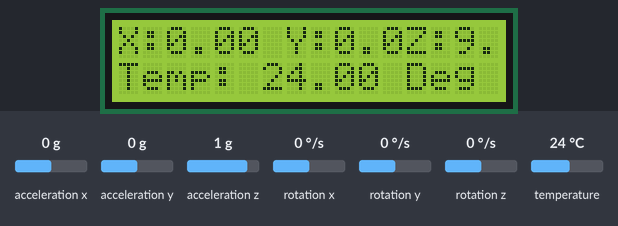
Simulated run of this sketch. Board: Arduino Leonardo, built with avr-gcc and run on an emulated ATmega32U4. Parts: 16×2 character LCD. The test bench sets the inputs (shaded band); at power-on: acceleration x 0 g, acceleration y 0 g, acceleration z 1 g, temperature 24 °C, rotation x 0 °/s, rotation y 0 °/s, rotation z 0 °/s. What the sketch prints to the serial monitor is not drawn.

Above: at 1.3 s.
1.4 s: acceleration x set to -1.4 g
At 3.9 s:
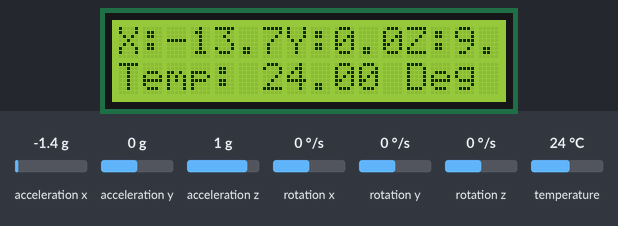
4.3 s: acceleration y set to -1.4 g
At 5.8 s:
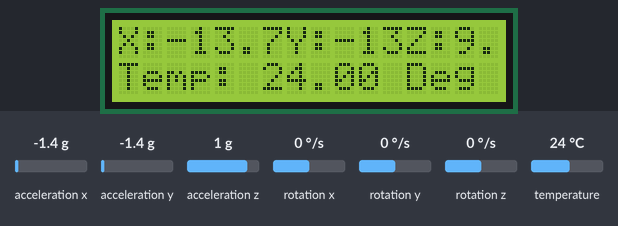
6.5 s: acceleration z set to -1.4 g
At 7.8 s:
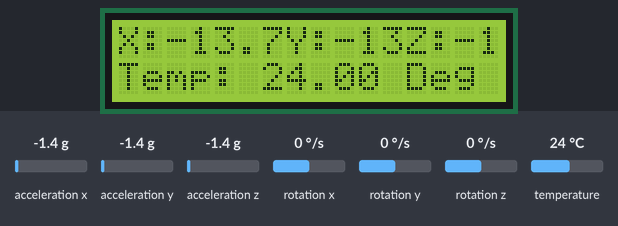
8.6 s: temperature set to 12 °C
At 9.9 s:
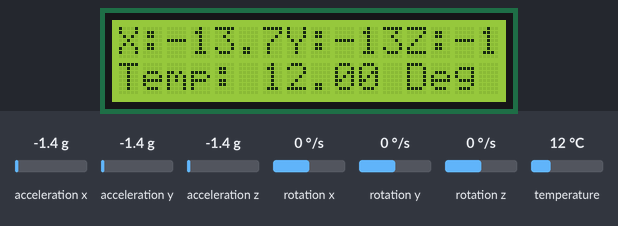
10.8 s: acceleration x set to -0.8 g
At 12.0 s:
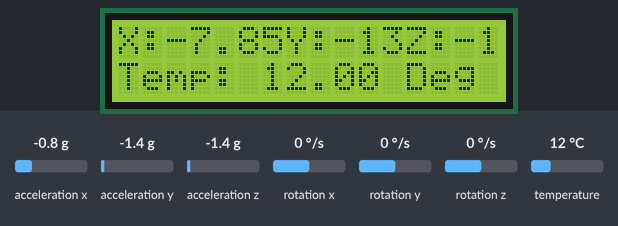
Timing chart, 0 to 13.8 s (numbered marks = the images above; inputs shaded):
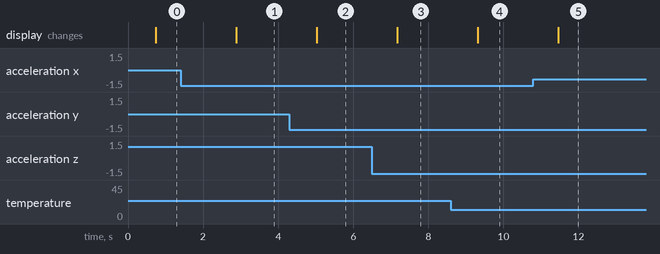

The sketch:

_Tutorial2_mpu_adafruit_library.ino
```cpp
#include <LiquidCrystal_I2C.h>

// Basic demo for accelerometer readings from Adafruit MPU6050

#include <Adafruit_MPU6050.h>
#include <Adafruit_Sensor.h>
#include <Wire.h>

LiquidCrystal_I2C lcd(0x27, 16, 2);

Adafruit_MPU6050 mpu;

void setup(void) {

    // initialize the LCD
  Serial.begin(9600);

  lcd.init();

  // Turn on the blacklight
  lcd.setBacklight((uint8_t)1);


  Serial.begin(115200);
  while (!Serial)
    delay(10); // will pause Zero, Leonardo, etc until serial console opens

  Serial.println("Adafruit MPU6050 test!");

  // Try to initialize!
  if (!mpu.begin()) {
    Serial.println("Failed to find MPU6050 chip");
    while (1) {
      delay(10);
    }
  }
  Serial.println("MPU6050 Found!");

  mpu.setAccelerometerRange(MPU6050_RANGE_8_G);
  Serial.print("Accelerometer range set to: ");
  switch (mpu.getAccelerometerRange()) {
  case MPU6050_RANGE_2_G:
    Serial.println("+-2G");
    break;
  case MPU6050_RANGE_4_G:
    Serial.println("+-4G");
    break;
  case MPU6050_RANGE_8_G:
    Serial.println("+-8G");
    break;
  case MPU6050_RANGE_16_G:
    Serial.println("+-16G");
    break;
  }
  mpu.setGyroRange(MPU6050_RANGE_500_DEG);
  Serial.print("Gyro range set to: ");
  switch (mpu.getGyroRange()) {
  case MPU6050_RANGE_250_DEG:
    Serial.println("+- 250 deg/s");
    break;
  case MPU6050_RANGE_500_DEG:
    Serial.println("+- 500 deg/s");
    break;
  case MPU6050_RANGE_1000_DEG:
    Serial.println("+- 1000 deg/s");
    break;
  case MPU6050_RANGE_2000_DEG:
    Serial.println("+- 2000 deg/s");
    break;
  }

  mpu.setFilterBandwidth(MPU6050_BAND_21_HZ);
  Serial.print("Filter bandwidth set to: ");
  switch (mpu.getFilterBandwidth()) {
  case MPU6050_BAND_260_HZ:
    Serial.println("260 Hz");
    break;
  case MPU6050_BAND_184_HZ:
    Serial.println("184 Hz");
    break;
  case MPU6050_BAND_94_HZ:
    Serial.println("94 Hz");
    break;
  case MPU6050_BAND_44_HZ:
    Serial.println("44 Hz");
    break;
  case MPU6050_BAND_21_HZ:
    Serial.println("21 Hz");
    break;
  case MPU6050_BAND_10_HZ:
    Serial.println("10 Hz");
    break;
  case MPU6050_BAND_5_HZ:
    Serial.println("5 Hz");
    break;
  }

  Serial.println("");
  delay(100);


}

void loop() {

  /* Get new sensor events with the readings */
  sensors_event_t a, g, temp;
  mpu.getEvent(&a, &g, &temp);

  /* Print out the values */
  Serial.print("Acceleration X: ");
  Serial.print(a.acceleration.x);
  Serial.print(", Y: ");
  Serial.print(a.acceleration.y);
  Serial.print(", Z: ");
  Serial.print(a.acceleration.z);
  Serial.println(" m/s^2");

  Serial.print("Rotation X: ");
  Serial.print(g.gyro.x);
  Serial.print(", Y: ");
  Serial.print(g.gyro.y);
  Serial.print(", Z: ");
  Serial.print(g.gyro.z);
  Serial.println(" rad/s");

  Serial.print("Temperature: ");
  Serial.print(temp.temperature);
  Serial.println(" degC");

  Serial.println("");
  delay(500);

  //LCD//
  lcd.clear();
  lcd.setCursor (0,0);
  lcd.print("X:");
  lcd.print(a.acceleration.x);

  lcd.setCursor(7,0);
  lcd.print("Y:");
  lcd.print(a.acceleration.y);

  lcd.setCursor(12,0);
  lcd.print("Z:");
  lcd.print(a.acceleration.z);

  lcd.setCursor(0,1);
  lcd.print("X:");
  lcd.print(g.gyro.x);

  lcd.setCursor(7,1);
  lcd.print("Y:");
  lcd.print(g.gyro.y);

  lcd.setCursor(12,1);
  lcd.print("Z:");
  lcd.print(g.gyro.z);

  lcd.setCursor(0,2);
  lcd.print("Temp: ");
  lcd.print(temp.temperature);
  lcd.print(" Deg C");

  delay(500);

}
```

Measured:
- after the input at 1.4 s, the display: changes after 1.5 s (image 1)
- after the input at 4.3 s, the display: changes after 0.72 s (image 2)
- after the input at 6.5 s, the display: changes after 0.67 s (image 3)
- after the input at 8.6 s, the display: changes after 0.71 s (image 4)
- after the input at 10.8 s, the display: changes after 0.66 s (image 5)
